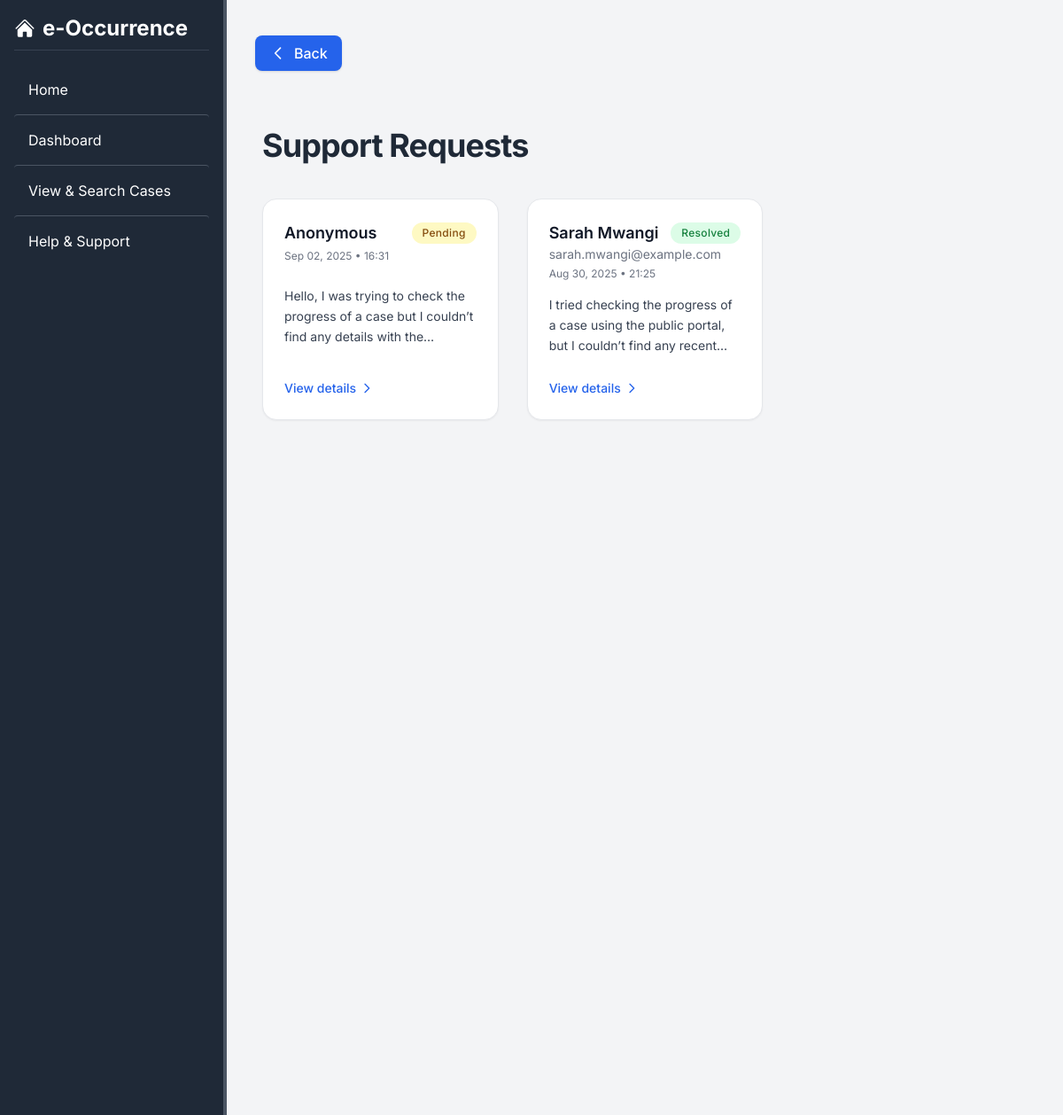
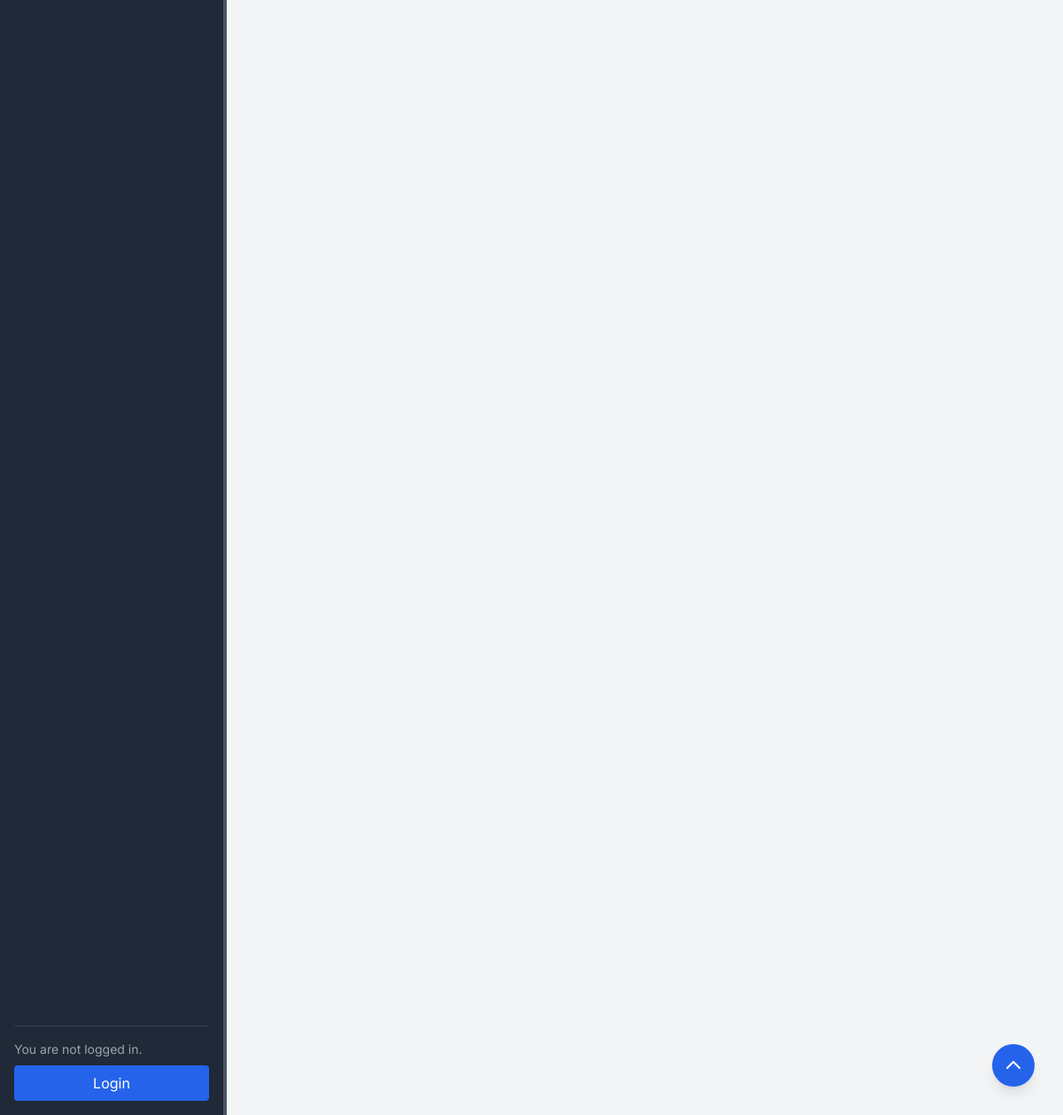
/support/, run on the app's committed database (2 pictures, top to bottom).
### core/models.py (models this page shows, shortened)
class SupportRequest(models.Model):
    STATUS_CHOICES = [
        ('pending', 'Pending'),
        ('resolved', 'Resolved'),
    ]
    uuid = models.UUIDField(default=uuid.uuid4, editable=False, unique=True)
    name = models.CharField(max_length=100, blank=True, null=True)
    email = models.EmailField(blank=True, null=True)
    message = models.TextField()
    status = models.CharField(max_length=20, choices=STATUS_CHOICES, default='pending')
    created_at = models.DateTimeField(auto_now_add=True)

### core/views.py (the view)
# urls.py: path('support/', views.support_requests_list, name='support_requests_list'),
def support_requests_list(request):
    requests = SupportRequest.objects.all().order_by('-created_at')
    paginator = Paginator(requests, 10)
    page_number = request.GET.get('page')
    page_obj = paginator.get_page(page_number)
    return render(request, 'core/support_requests_list.html', {'page_obj': page_obj})

### core/templates/core/support_requests_list.html (shortened to what this page needs)
{% extends "core/base.html" %}
{% block content %}
<div class="max-w-7xl mx-auto px-6 py-10">
    <h1 class="text-4xl font-bold mb-10 text-gray-800 tracking-tight">Support Requests</h1>
    <div class="grid grid-cols-1 sm:grid-cols-2 lg:grid-cols-3 gap-8">
        {% for req in page_obj %}
        <div class="bg-white border rounded-2xl shadow-sm hover:shadow-lg transition-shadow duration-300 p-6 flex flex-col justify-between">
            <div class="">
                <div>
                    <div class="flex items-center justify-between">
                        <h2 class="text-lg font-semibold text-gray-900">
                            {{ req.name }}
                        </h2>
                        <span class="px-3 py-1 rounded-full text-xs font-medium tracking-wide
                            {% if req.status == 'pending' %} bg-yellow-100 text-yellow-800
                            {% elif req.status == 'resolved' %} bg-green-100 text-green-700
                            {% endif %}">
                            {{ req.status|title }}
                        </span>
                    </div>
                    {% if req.email %}
                        <span class="text-gray-500 text-sm font-normal block">{{ req.email }}</span>
                    {% endif %}
                    <p class="text-xs text-gray-500 mt-1">
                        {{ req.created_at|date:"M d, Y • H:i" }}
                    </p>
                </div>
            </div>
            <p class="mt-4 text-gray-700 text-sm line-clamp-3 leading-relaxed">
                {{ req.message }}
            </p>
            <div class="mt-6">
                <a href="{% url 'core:support_request_detail' req.uuid %}"
                   class="inline-flex items-center text-sm font-medium text-blue-600 hover:text-blue-800 transition-colors duration-200">
                    View details
                    <svg xmlns="http://www.w3.org/2000/svg" class="ml-1 h-4 w-4" fill="none" viewBox="0 0 24 24" stroke="currentColor">
                        <path stroke-linecap="round" stroke-linejoin="round" stroke-width="2" d="M9 5l7 7-7 7" />
                    </svg>
                </a>
            </div>
        </div>
        {% empty %}
        <div class="col-span-full text-center py-12">
            <p class="text-gray-500 text-lg">No support requests yet.</p>
        </div>
        {% endfor %}
    </div>
</div>
{% endblock %}

### core/templates/core/base.html (style rules this page uses)
body { font-family: 'Inter', system-ui, -apple-system, BlinkMacSystemFont, 'Segoe UI', Roboto, 'Helvetica Neue', Arial, 'Noto Sans', sans-serif, 'Apple Color Emoji', 'Segoe UI Emoji', 'Segoe UI Symbol', 'Noto Color Emoji'; }

### data on the page
SupportRequest: name "Anonymous", status "Pending", created_at "Sep 02, 2025 • 16:31", message "Hello, I was trying to check the progress of a case but I couldn’t find any details with…"
SupportRequest: name "Sarah Mwangi", status "Resolved", email "sarah.mwangi@example.com", created_at "Aug 30, 2025 • 21:25", message "I tried checking the progress of a case using the public portal, but I couldn’t find any…"
